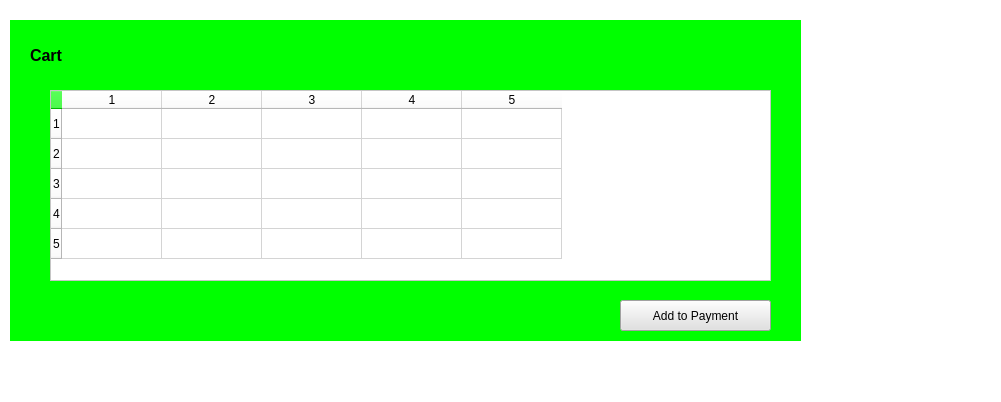
<?xml version="1.0" encoding="UTF-8"?>
<ui version="4.0">
 <class>Form</class>
 <widget class="QWidget" name="Form">
  <property name="geometry">
   <rect>
    <x>0</x>
    <y>0</y>
    <width>1001</width>
    <height>402</height>
   </rect>
  </property>
  <property name="palette">
   <palette>
    <active>
     <colorrole role="Button">
      <brush brushstyle="SolidPattern">
       <color alpha="255">
        <red>255</red>
        <green>255</green>
        <blue>255</blue>
       </color>
      </brush>
     </colorrole>
     <colorrole role="Base">
      <brush brushstyle="SolidPattern">
       <color alpha="255">
        <red>255</red>
        <green>255</green>
        <blue>255</blue>
       </color>
      </brush>
     </colorrole>
     <colorrole role="Window">
      <brush brushstyle="SolidPattern">
       <color alpha="255">
        <red>255</red>
        <green>255</green>
        <blue>255</blue>
       </color>
      </brush>
     </colorrole>
    </active>
    <inactive>
     <colorrole role="Button">
      <brush brushstyle="SolidPattern">
       <color alpha="255">
        <red>255</red>
        <green>255</green>
        <blue>255</blue>
       </color>
      </brush>
     </colorrole>
     <colorrole role="Base">
      <brush brushstyle="SolidPattern">
       <color alpha="255">
        <red>255</red>
        <green>255</green>
        <blue>255</blue>
       </color>
      </brush>
     </colorrole>
     <colorrole role="Window">
      <brush brushstyle="SolidPattern">
       <color alpha="255">
        <red>255</red>
        <green>255</green>
        <blue>255</blue>
       </color>
      </brush>
     </colorrole>
    </inactive>
    <disabled>
     <colorrole role="Button">
      <brush brushstyle="SolidPattern">
       <color alpha="255">
        <red>255</red>
        <green>255</green>
        <blue>255</blue>
       </color>
      </brush>
     </colorrole>
     <colorrole role="Base">
      <brush brushstyle="SolidPattern">
       <color alpha="255">
        <red>255</red>
        <green>255</green>
        <blue>255</blue>
       </color>
      </brush>
     </colorrole>
     <colorrole role="Window">
      <brush brushstyle="SolidPattern">
       <color alpha="255">
        <red>255</red>
        <green>255</green>
        <blue>255</blue>
       </color>
      </brush>
     </colorrole>
    </disabled>
   </palette>
  </property>
  <property name="windowTitle">
   <string>Form</string>
  </property>
  <property name="styleSheet">
   <string notr="true">background-color: rgb(255, 255, 255);</string>
  </property>
  <widget class="QWidget" name="listCart" native="true">
   <property name="geometry">
    <rect>
     <x>10</x>
     <y>20</y>
     <width>791</width>
     <height>321</height>
    </rect>
   </property>
   <property name="styleSheet">
    <string notr="true">background-color: rgb(0, 255, 0);</string>
   </property>
   <widget class="QPushButton" name="addToPayment">
    <property name="geometry">
     <rect>
      <x>610</x>
      <y>280</y>
      <width>151</width>
      <height>31</height>
     </rect>
    </property>
    <property name="styleSheet">
     <string notr="true">background-color: rgb(225, 225, 225);</string>
    </property>
    <property name="text">
     <string>Add to Payment</string>
    </property>
   </widget>
   <widget class="QTableWidget" name="tabelCart">
    <property name="geometry">
     <rect>
      <x>40</x>
      <y>70</y>
      <width>721</width>
      <height>191</height>
     </rect>
    </property>
    <property name="styleSheet">
     <string notr="true">background-color: rgb(255, 255, 255);</string>
    </property>
    <property name="rowCount">
     <number>5</number>
    </property>
    <property name="columnCount">
     <number>5</number>
    </property>
    <row/>
    <row/>
    <row/>
    <row/>
    <row/>
    <column/>
    <column/>
    <column/>
    <column/>
    <column/>
   </widget>
   <widget class="QLabel" name="label_8">
    <property name="geometry">
     <rect>
      <x>20</x>
      <y>10</y>
      <width>91</width>
      <height>51</height>
     </rect>
    </property>
    <property name="font">
     <font>
      <pointsize>12</pointsize>
      <weight>75</weight>
      <bold>true</bold>
     </font>
    </property>
    <property name="text">
     <string>Cart</string>
    </property>
   </widget>
  </widget>
 </widget>
 <resources/>
 <connections/>
</ui>
